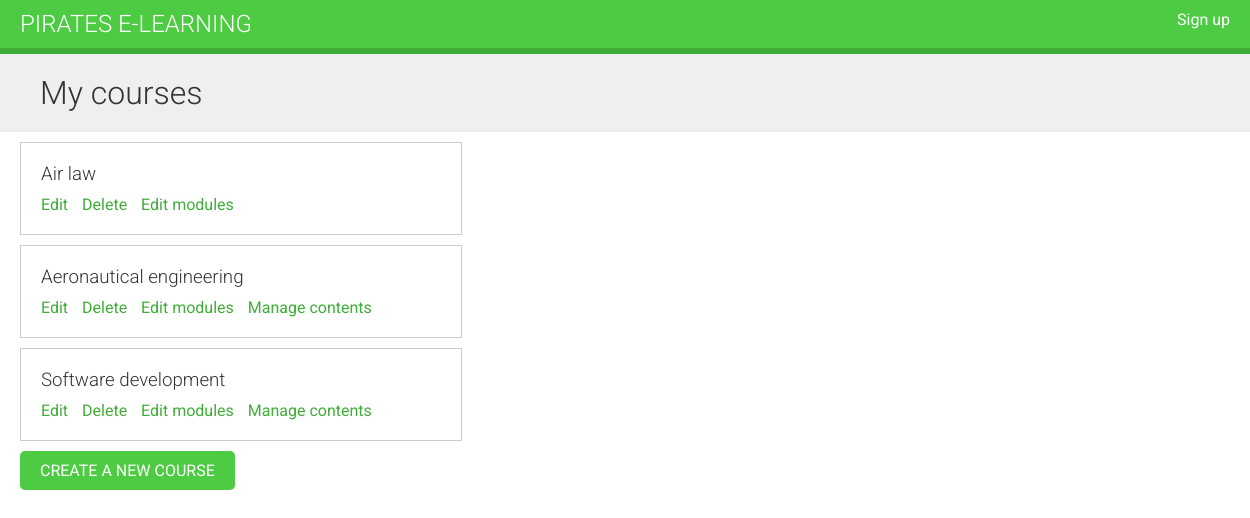
Page /mine/ (signed in) on the committed database.
### courses/models.py (models this page shows, shortened)
class Course(models.Model):
    owner=models.ForeignKey(User,
                            related_name='courses_created',
                            on_delete=models.CASCADE)
    students=models.ManyToManyField(User,related_name='courses_joined',
                                    blank=True)
    subjects=models.ForeignKey(Subject,
                              related_name='courses',
                              on_delete=models.CASCADE)
    title=models.CharField(max_length=200)
    slug=models.SlugField(max_length=200,unique=True)
    overview = models.TextField()
    created=models.DateTimeField(auto_now_add=True)
    class Meta:
        ordering = ['-created']

### courses/views.py (the view)
# urls.py: path('mine/',views.ManageCourseListView.as_view(),
class ManageCourseListView(OwnerCourseMixin,ListView):
    model=Course
    template_name='courses/manage/course/list.html'
    permission_required='courses.vie_course'
    def get_queryset(self):
        qs=super().get_queryset()
        return qs.filter(owner=self.request.user)

### courses/views.py (called while the page is built)
    def get_queryset(self):
        qs=super().get_queryset()
        return qs.filter(owner=self.request.user)

### courses/templates/courses/manage/course/list.html (shortened to what this page needs)
{% extends 'base.html' %}
{% block content %}
<h1>My courses</h1>
<div class="module">
    {% for course in object_list %}
<div class="course-info">
    <h3>{{ course.title }}</h3>
    <p>
        <a href="{% url 'course_edit' course.id %}">Edit</a>
        <a href="{% url 'course_delete' course.id %}">Delete</a>
        <a href="{% url 'course_module_update' course.id %}">Edit modules</a>
        {% if course.modules.count > 0 %}
        <a href="{% url 'module_content_list' course.modules.first.id %}">
            Manage contents
        </a>
        {% endif %}
    </p>
</div>
{% empty %}
    <p>You haven't created  any courses yet.</p>
    {% endfor %}
    <p>
        <a href="{% url "course_create" %}" class="button">Create a new course</a>
    </p>
</div>
{% endblock %}

### courses/static/css/styles.css (style rules this page uses)
body { margin:0; font-family:'Roboto', sans-serif; font-weight:400; color:#333; }
a { color:#3fad37; text-decoration:none; }
h1, h2, h3, h4, h5, h6 { font-family:'Roboto', sans-serif; font-weight:300; }
h1 { background:#efefef; width:100%; overflow:auto; padding:20px 0 20px 40px; margin:0; }
.module { padding:10px 20px; float:left; width:600px; }
.module h3 { margin:20px 0 0; padding:0; width:100%; }
.module p { margin:10px 0 20px; width:100%; float:left; }
input[type=submit], a.button { border-radius:5px; background:#4dcc43; color:#fff; font-size:16px; text-transform:uppercase; border:none; padding:10px 20px; margin:20px 0; }
.course-info { border:1px solid #ccc; padding:0 20px; margin-bottom:10px; width:400px; overflow:auto; }
.course-info a { margin-right:10px; }

### rows in the picture
Course: title "Air law"
Course: title "Aeronautical engineering", shows "Manage contents"
Course: title "Software development", shows "Manage contents"
